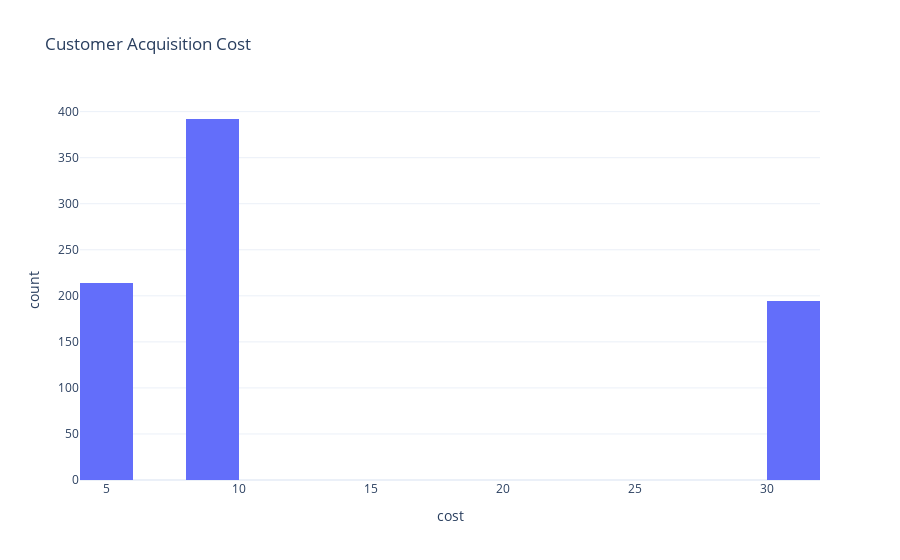

Notebook code cell kept with this figure:
### Code cell
# Make a visualization for the distribution of customer acquisition costs

# create a histogram
fig = px.histogram(df, 
                   x="cost",
                   nbins=20,
                     title='Customer Acquisition Cost',
                       
)
fig.show()

### Figure 1 — Plotly figure (JSON) as saved in the notebook; plotly's stock layout.template omitted (floating-point values rounded to 4 significant figures; data arrays with more than 128 entries replaced by an {"elided": "..."} marker saying what was removed)
{"data": [{"alignmentgroup": "True", "bingroup": "x", "hovertemplate": "cost=%{x}<br>count=%{y}<extra></extra>", "legendgroup": "", "marker": {"color": "#636efa", "pattern": {"shape": ""}}, "name": "", "nbinsx": 20, "offsetgroup": "", "orientation": "v", "showlegend": false, "type": "histogram", "x": {"elided": "800 float values"}, "xaxis": "x", "yaxis": "y"}], "layout": {"barmode": "relative", "legend": {"tracegroupgap": 0}, "title": {"text": "Customer Acquisition Cost"}, "xaxis": {"anchor": "y", "domain": [0, 1], "title": {"text": "cost"}}, "yaxis": {"anchor": "x", "domain": [0, 1], "title": {"text": "count"}}}}
